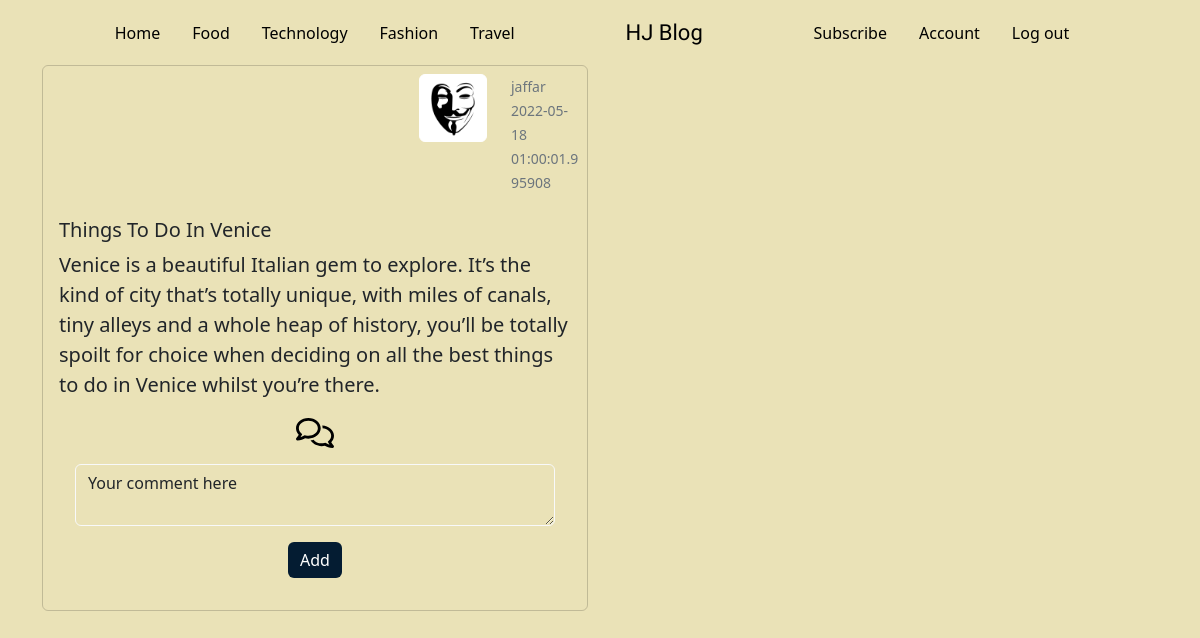
Page /comments/3 on the earlier database version.
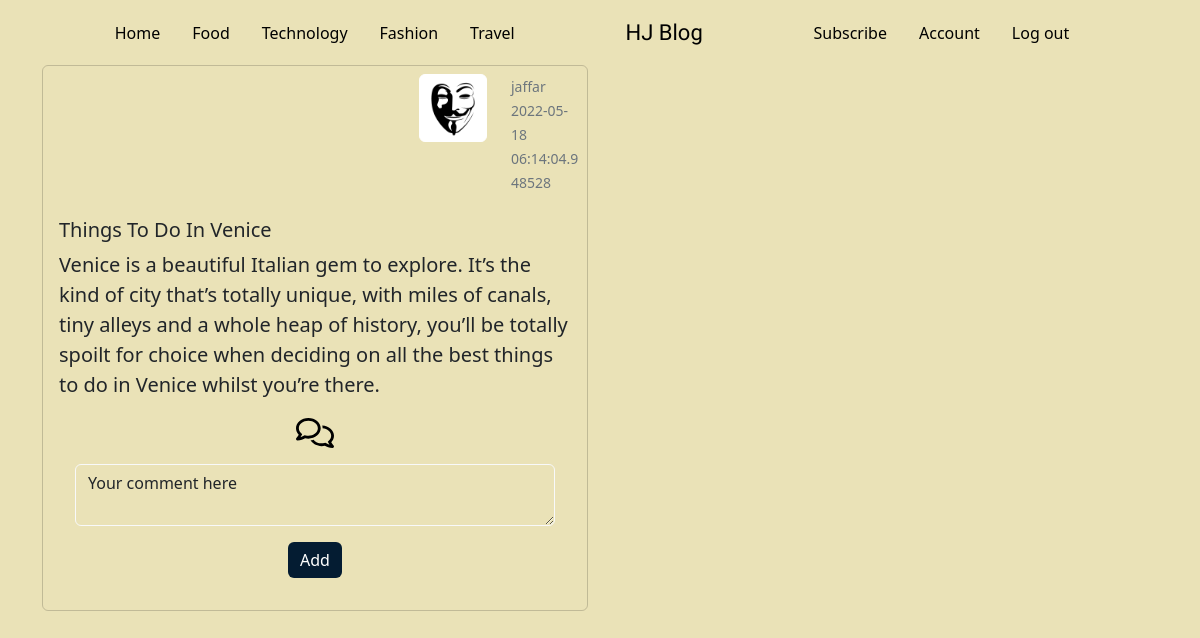
Same page on the later database version.
### app/models.py (models this page shows, shortened)
class User(db.Model,UserMixin):
  id=db.Column(db.Integer,primary_key=True)
  username=db.Column(db.String,nullable=False,unique=True)
  email=db.Column(db.String,nullable=False,unique=True)
  password=db.Column(db.String,nullable=False)
  image_file=db.Column(db.String(20),nullable=False,default='default.png')
  post = db.relationship('Posts', backref='author', lazy=True)

class Posts(db.Model):
  id=db.Column(db.Integer,primary_key=True)
  title=db.Column(db.String,nullable=False)
  description=db.Column(db.String,nullable=False)
  content=db.Column(db.String,nullable=False)
  blog_image=db.Column(db.String,nullable=False,)
  category= db.Column(db.String,nullable=False)
  date_created = db.Column(db.DateTime, nullable=False, default=datetime.utcnow)
  user_id = db.Column(db.Integer, db.ForeignKey('user.id'), nullable=False)
  comments = db.relationship('Comments',backref = 'posts',passive_deletes = True)

### app/posts/routes.py (the view)
@posts.route('/comments/<id>',methods=['POST', 'GET'])
def comments(id):
    form = CommentsForm()
    posts = Posts.query.filter_by(id=id).first()
    if form.validate_on_submit():
        comment=Comments(comment=form.content.data,post_id=posts.id)
        db.session.add(comment)
        db.session.commit()
        flash('Your comment was added successfully','success')
        return redirect(url_for('main.home'))
    form.content.data = "Your comment here"
    return render_template('comments.html', form=form , posts=posts)

### app/posts/forms.py
class CommentsForm(FlaskForm):
    content=TextAreaField('Content', validators=[DataRequired()])
    submit = SubmitField('Add')

### app/templates/comments.html (shortened to what this page needs)
{% extends 'layout.html' %}
{% block body %}
<div class="container">
    <div class="row row-cols-1 row-cols-md-2 g-4">
      <div class="col ">
        <div class="card">
            <div class="row  p-2">
                <div class="col-md-8"></div>
              <div class="col-md-2">
                  <img src="{{url_for('static', filename='/profiles/'+posts.author.image_file)}}" class="img-thumbnail img-fluid border border-white" alt="Profile picture" >
              </div>
              <div class="col-md-2 mx-auto mt-auto mb-auto text-muted">
                  <small>{{posts.author.username}}</small>
                  <br>
                  <small>{{posts.date_created}}</small>
              </div>
            </div>
          <div class="card-body">
            <h5 class="card-title">{{posts.title}}</h5>
            <p class="card-text lead">{{posts.description}}</p>
            <div class="d-flex justify-content-around">
              <a  data-bs-toggle="collapse" href="#comments{{posts.id}}" class="lead text-decoration-none ">
                <img src="{{url_for('static',filename='/assets/comment.svg')}}" height="30" alt="">
              </a>
            </div>
            <div id="comments{{posts.id}}">
              <div class="m-3">
                <form action="" method="post">
                  <div class="form-group">
                          {% if form.content.errors %}
                          {{form.content(class='form-control is-invalid')}}
                              {% for error in form.email.errors %}
                                  <div class="invalid-feedback">
                                      {{error}}
                                  </div>
                              {% endfor %}
                      {% else %}
                          {{form.content(class='form-control bg-transparent border border-light')}}
                      {% endif %}
                  </div>
                  <div class="text-center mt-3">
                    {{form.submit(class='btn btn-outline post_submit')}}
                </div>
              </div>
            </div>
          </div>
        </div>
      </div>
</div>
{% endblock %}

### app/templates/layout.html (shortened to what this page needs)
<!DOCTYPE html>
<html lang="en">
<head>
  <link href="https://cdn.jsdelivr.net/npm/bootstrap@5.2.0-beta1/dist/css/bootstrap.min.css" rel="stylesheet"
>
  <link rel="stylesheet" href="{{url_for('static',filename='main.css')}}">
</head>
<body>
    {% if request.url_rule.endpoint!='register' %}
      {% block navbar %}
      {% include 'nav.html' %}
      {% endblock %}
    {% endif %}
    {% block body %}
    {% endblock %}
</body>
</html>

### app/templates/nav.html (shortened to what this page needs)
<nav class="navbar navbar-expand-lg">
  <div class="container-fluid">
      <div class="collapse navbar-collapse" id="navbarSupportedContent">
          <ul class="navbar-nav me-auto mb-2 mb-lg-0 mx-auto">
              <li class="nav-item mx-2">
                  <a class="nav-link active  text-black" aria-current="page" href="/">Home</a>
              </li>
              <li class="nav-item mx-2">
                  <a class="nav-link text-black" href="{{url_for('posts.categories',category='Food')}}">Food</a>
              </li>
              <li class="nav-item mx-2">
                  <a class="nav-link text-black" href="{{url_for('posts.categories',category='Technology')}}">Technology</a>
              </li>
              <li class="nav-item mx-2">
                <a class="nav-link text-black" href="{{url_for('posts.categories',category='Fashion')}}">Fashion</a>
            </li>
            <li class="nav-item mx-2">
                <a class="nav-link text-black" href="{{url_for('posts.categories',category='Travel')}}">Travel</a>
            </li>
          </ul>
          <ul class="navbar-nav">
              <li class="nav-item list-unstyled ">
                  <a class="nav-link text-black brand">HJ Blog</a>
              </li>
          </ul>
          <ul class="navbar-nav me-auto mb-2 mb-lg-0 mx-auto ">
              <li class="nav-item mx-2">
                  <a class="nav-link text-black" href="{{url_for('users.subscribe')}}">Subscribe</a>
              </li>
              <li class="nav-item mx-2">
                  <a class="nav-link text-black" href="./pages/booking.html">Account</a>
              </li>
              <li class="nav-item mx-2">
                <a class="nav-link text-black" href="{{url_for('users.logout')}}">Log out</a>
            </li>
          </ul>
      </div>
  </div>
</nav>

### app/static/main.css (style rules this page uses)
* { margin: 0; padding: 0; box-sizing: border-box; }
body { background-color:#EAE2B7 ; }
.card { background-color: transparent; }
.brand { font-family: 'Sacramento'; font-size:22px }
.post_submit { background-color: #041C32; color: #FFFFFF; border: none; }

Differences in the rows shown:
changed Posts "Things To Do In Venice": date_created "2022-05-18 01:00:01.995908" → "2022-05-18 06:14:04.948528"
